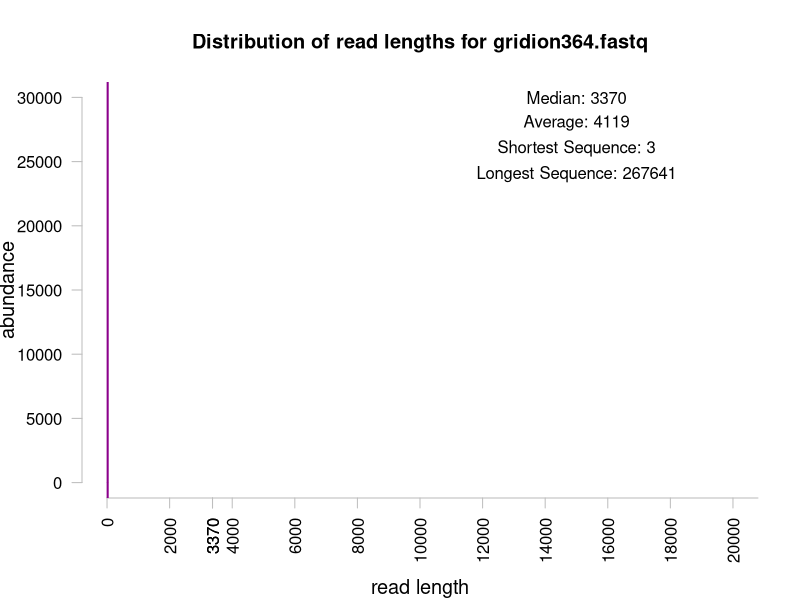

R code for this plot:
#lines = readLines("/home/kirscheeh/Downloads/ERR3152364.fastq")
lines= c("axcgtacgtcgatcga", "cagctacgatcgatcgatcg", "acastcgatcazc", "aczascgasczgzasc")
seqLength <- c()
for (i in 1:length(lines)){
  if (i %% 4 == 2)
  {
    seqLength <- c(seqLength, nchar(lines[i]))
    print(i)
  }
}

png(filename="/home/kirscheeh/university/projectCLASSIFICATION/classificationBenchmark/stats/gridion364_readlength.png", width=850, height=632)

hist(seqLength, xaxt='n',yaxt='n', main="Distribution of read lengths for gridion364.fastq", breaks=1000, xlim=c(0, 20000), ylim=c(0, 30000), xlab="", ylab="", col="lightblue")
title(xlab="read length", line=4, cex.lab=1.2)
title(ylab="abundance", line=3.2, cex.lab=1.2)
axis(side=2, las=1, col="grey")
axis(side=1, at=c(0, 2000, 3370, 4000, 6000, 8000, 10000, 12000, 14000,16000,18000,20000,22000), las=3, col="grey")
axis(side=1, at=c(3370), las=3, col="grey")

median <- median(seqLength)
abline(v=median, col="darkmagenta", lwd=2)
text(15000, 30000, "Median: 3370")#14100
text(15000, 28000, 'Average: 4119')#14200
text(15000, 26000, 'Shortest Sequence: 3')#15100
text(15000, 24000, 'Longest Sequence: 267641')#16000

dev.off()
